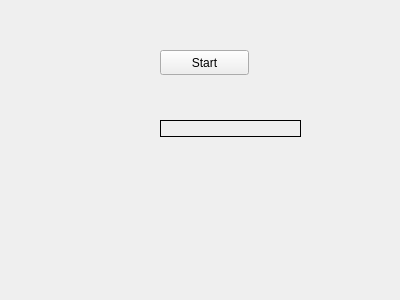
<?xml version="1.0" encoding="UTF-8"?>
<ui version="4.0">
 <class>MainWindow</class>
 <widget class="QMainWindow" name="MainWindow">
  <property name="geometry">
   <rect>
    <x>0</x>
    <y>0</y>
    <width>400</width>
    <height>300</height>
   </rect>
  </property>
  <property name="windowTitle">
   <string>VideoB</string>
  </property>
  <widget class="QWidget" name="centralWidget">
   <widget class="QPushButton" name="startBtn">
    <property name="geometry">
     <rect>
      <x>160</x>
      <y>50</y>
      <width>89</width>
      <height>25</height>
     </rect>
    </property>
    <property name="text">
     <string>Start</string>
    </property>
   </widget>
   <widget class="QLabel" name="dispLb">
    <property name="geometry">
     <rect>
      <x>160</x>
      <y>120</y>
      <width>141</width>
      <height>17</height>
     </rect>
    </property>
    <property name="frameShape">
     <enum>QFrame::Box</enum>
    </property>
    <property name="text">
     <string/>
    </property>
   </widget>
  </widget>
 </widget>
 <layoutdefault spacing="6" margin="11"/>
 <resources/>
 <connections/>
</ui>
